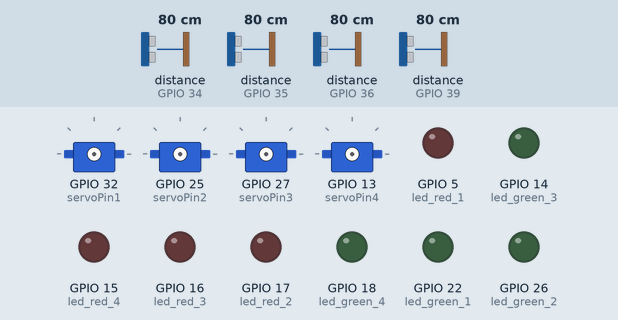
Recording of a sketch running on a simulated ESP32. Parts: 4 × servo, output pins drawn as LEDs (lit = HIGH). The test bench sets the inputs (shaded band); at power-on: distance to the obstacle (sensors on GPIO 34, GPIO 35, GPIO 36, GPIO 39) 80 cm. The echo pulse lasts 58.3 µs per cm; WiFi joins after 1.5 s; servers stay silent unless stated; uploads are accepted with an empty reply; what the sketch prints to the serial monitor is not drawn.

Above: at 0.1 s.
At 1.6 s:
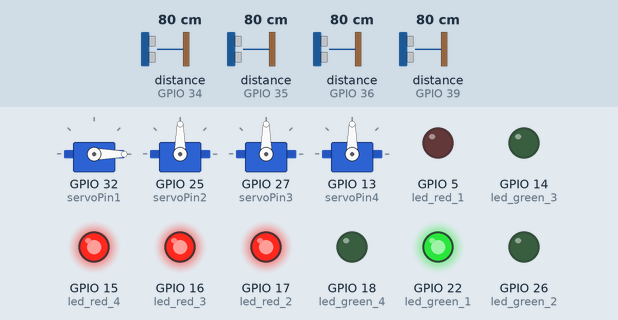
At 15.0 s:
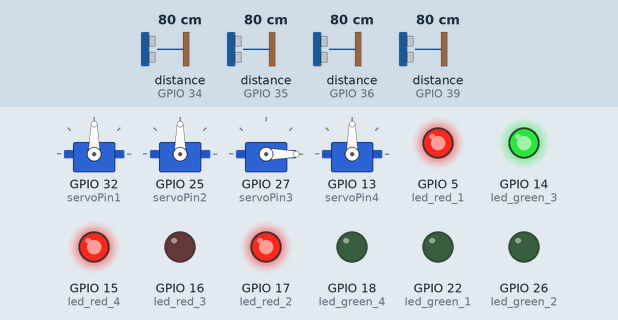
At 21.2 s:
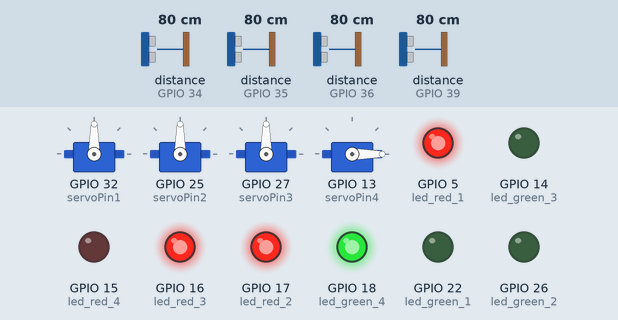
At 33.4 s:
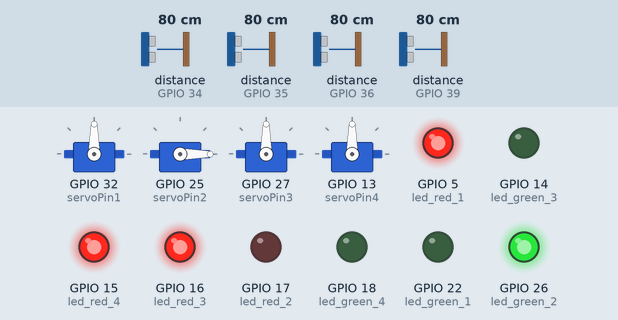
Timing chart, 0 to 40.0 s (numbered marks = the images above):
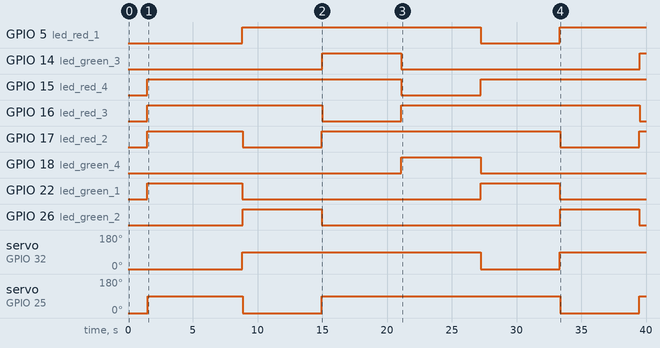

The sketch:

junction_1_final.ino
```cpp
#include "Ultrasonic.h"
#include "om2m.h"
#include <Servo.h>

int type = 1; // Type of circuit
// 1 - 4 junction with 4 ultrasonic sensors
// 0 - 3 junction with 3 ultrasonic sensors


const int trigPin1 = 23;  // Trigger pin for sensor 1
const int echoPin1 = 39;  // Echo pin for sensor 1

const int trigPin2 = 21;  // Trigger pin for sensor 2
const int echoPin2 = 34;  // Echo pin for sensor 2

const int trigPin3 = 19;  // Trigger pin for sensor 3
const int echoPin3 = 35;  // Echo pin for sensor 3

const int trigPin4 = 33;  // Trigger pin for sensor 4
const int echoPin4 = 36;  // Echo pin for sensor 4

const int led_red_1 = 5;
const int led_red_2 = 17;
const int led_red_3 = 16;
const int led_red_4 = 15;

const int led_green_1 = 22;
const int led_green_2 = 26;
const int led_green_3 = 14;
const int led_green_4 = 18;

const int servoPin1 = 32;  // Pin connected to the servo motor
const int servoPin2 = 25;  // Pin connected to the servo motor
const int servoPin3 = 27;  // Pin connected to the servo motor
const int servoPin4 = 13;  // Pin connected to the servo motor


Servo servo1;  // Create a servo object
Servo servo2;  // Create a servo object
Servo servo3;  // Create a servo object
Servo servo4;  // Create a servo object

typedef enum tl_status {
  RED = 0,
  GREEN
} tl_status_t;


Ultrasonic ultrasonic1(trigPin1,echoPin1);
Ultrasonic ultrasonic2(trigPin2,echoPin2);
Ultrasonic ultrasonic3(trigPin3,echoPin3);
Ultrasonic ultrasonic4(trigPin4,echoPin4);

int count_arr[4];  //count the number of cars per road
tl_status_t signal[4];  // 1 for green and 0 for red
int Timer[4];   // 0 for red and time remaining in millisecs for the green light
int light_index;
int multiplier;
int delay_per_read;
int threshold_time;
int flag_max_hit;

int servoPosition1 = 0;  // Initial position of the servo motor
int servoPosition2 = 0;  // Initial position of the servo motor
int servoPosition3 = 0;  // Initial position of the servo motor
int servoPosition4 = 0;  // Initial position of the servo motor

void setup() {
  Serial.begin(9600);

  WiFi.begin(MAIN_SSID, MAIN_PASS);
  while (WiFi.status() != WL_CONNECTED) {
    delay(500);
    Serial.print("#");
  }

  // Initialise pinmodes for all LEDS
  pinMode(led_red_1,OUTPUT);
  pinMode(led_red_2,OUTPUT);
  pinMode(led_red_3,OUTPUT);
  pinMode(led_red_4,OUTPUT);

  pinMode(led_green_1,OUTPUT);
  pinMode(led_green_2,OUTPUT);
  pinMode(led_green_3,OUTPUT);
  pinMode(led_green_4,OUTPUT);


  light_index = 0;

  for(int i = 1; i < 4; i++) Timer[i] = 0;
  for(int i = 1; i < 4; i++) signal[i] = RED;
  for(int i = 0; i < 4; i++) count_arr[i] = 0;

  Timer[light_index] = 5000;
  signal[light_index] = GREEN;
  multiplier = 1250;
  delay_per_read = 250;
  threshold_time = 30000;
  flag_max_hit = 0;
  type = 1;

  servo1.attach(servoPin1);  // Attach the servo to the specified pin
  servo1.write(servoPosition1);  // Set the initial position of the servo motor
  servo2.attach(servoPin2);  // Attach the servo to the specified pin
  servo2.write(servoPosition2);  // Set the initial position of the servo motor
  servo3.attach(servoPin3);  // Attach the servo to the specified pin
  servo3.write(servoPosition3);  // Set the initial position of the servo motor
  servo4.attach(servoPin4);  // Attach the servo to the specified pin
  servo4.write(servoPosition4);  // Set the initial position of the servo motor
}

void loop() {
  int a= digitalRead(led_green_1);
  int b= digitalRead(led_green_2);
  int c= digitalRead(led_green_3);
  int d= digitalRead(led_green_4);
  int arr2[]= {a, b, c, d};

  Serial.printf("LED red  : %d %d %d %d\n", digitalRead(led_red_1), digitalRead(led_red_2), digitalRead(led_red_3), digitalRead(led_red_4));
  Serial.printf("LED green: %d %d %d %d\n", digitalRead(led_green_1), digitalRead(led_green_2), digitalRead(led_green_3), digitalRead(led_green_4));

  int max_cars=threshold_time/multiplier;

  signal[light_index] = GREEN;

  switch (light_index) {
  case 0: {
    digitalWrite(led_red_1,LOW);
    digitalWrite(led_red_2,HIGH);
    digitalWrite(led_red_3,HIGH);
    digitalWrite(led_red_4,HIGH);
    servo1.write(0);  // Rotate the servo motor to the specified position
    servo2.write(90);  // Rotate the servo motor to the specified position
    servo3.write(90);  // Rotate the servo motor to the specified position
    servo4.write(90);  // Rotate the servo motor to the specified position

    digitalWrite(led_green_1,HIGH);
    digitalWrite(led_green_2,LOW);
    digitalWrite(led_green_3,LOW);
    digitalWrite(led_green_4,LOW);
    break;
  }
  case 1: {
    digitalWrite(led_red_1,HIGH);
    digitalWrite(led_red_2,LOW);
    digitalWrite(led_red_3,HIGH);
    digitalWrite(led_red_4,HIGH);
    servo1.write(90);  // Rotate the servo motor to the specified position
    servo2.write(0);  // Rotate the servo motor to the specified position
    servo3.write(90);  // Rotate the servo motor to the specified position
    servo4.write(90);  // Rotate the servo motor to the specified position
    digitalWrite(led_green_1,LOW);
    digitalWrite(led_green_2,HIGH);
    digitalWrite(led_green_3,LOW);
    digitalWrite(led_green_4,LOW);
    break;
  }
  case 2: {
    digitalWrite(led_red_1,HIGH);
    digitalWrite(led_red_2,HIGH);
    digitalWrite(led_red_3,LOW);
    digitalWrite(led_red_4,HIGH);
    servo1.write(90);  // Rotate the servo motor to the specified position
    servo2.write(90);  // Rotate the servo motor to the specified position
    servo3.write(0);  // Rotate the servo motor to the specified position
    servo4.write(90);  // Rotate the servo motor to the specified position
    digitalWrite(led_green_1,LOW);
    digitalWrite(led_green_2,LOW);
    digitalWrite(led_green_3,HIGH);
    digitalWrite(led_green_4,LOW);
    break;
  }
  case 3: {
    if (type == 3) break;
    digitalWrite(led_red_1,HIGH);
    digitalWrite(led_red_2,HIGH);
    digitalWrite(led_red_3,HIGH);
    digitalWrite(led_red_4,LOW);
    servo1.write(90);  // Rotate the servo motor to the specified position
    servo2.write(90);  // Rotate the servo motor to the specified position
    servo3.write(90);  // Rotate the servo motor to the specified position
    servo4.write(0);  // Rotate the servo motor to the specified position
    digitalWrite(led_green_1,LOW);
    digitalWrite(led_green_2,LOW);
    digitalWrite(led_green_3,LOW);
    digitalWrite(led_green_4,HIGH);
    break;
  }
  default: {
    Serial.println("Warning: Invalid junction number");
  }
  }


  /////// LED green trigger
  // If the junction is empty
  if (flag_max_hit < max_cars &&
      count_arr[light_index] > 0 &&
      count_arr[light_index] <= max_cars) {
    Timer[light_index] += (multiplier * count_arr[light_index]);
    flag_max_hit+=count_arr[light_index];
    count_arr[light_index] = 0;
  }
  // If junction still has cars
  else if(flag_max_hit < max_cars && count_arr[light_index] > max_cars ){
    Timer[light_index] += multiplier*max_cars;
    flag_max_hit+=count_arr[light_index];
    count_arr[light_index] -= max_cars;
  }

  Timer[light_index] -= 1;

  count_arr[0] += read_from_pin(ultrasonic1);
  count_arr[1] += read_from_pin(ultrasonic2);
  count_arr[2] += read_from_pin(ultrasonic3);
  if(type == 1)
    count_arr[3] += read_from_pin(ultrasonic4);

  // DEBUG PRINTS
  Serial.println("Count arr:-");
  Serial.println(count_arr[0]);
  Serial.println(count_arr[1]);
  Serial.println(count_arr[2]);
  if(type == 1) Serial.println(count_arr[3]);
  Serial.println();

  Serial.println("Timer:-");
  Serial.println(Timer[0]);
  Serial.println(Timer[1]);
  Serial.println(Timer[2]);
  if(type == 1)  Serial.println(Timer[3]);
  Serial.println();
  // END DEBUG PRINTS
  write_to_om2m(type, count_arr, arr2, "Junction-1/Data");

  if(Timer[light_index] <= 0) {
    // reset all signal variables
    signal[light_index] = RED;
    Timer[light_index] = 0;
    flag_max_hit = 0;

    switch (light_index) {
    case 0: {
      digitalWrite(led_green_1, LOW);
      digitalWrite(led_red_1, HIGH);
      servo1.write(90);  // Rotate the servo motor to the specified position
      break;
    }
    case 1: {
      digitalWrite(led_green_2, LOW);
      digitalWrite(led_red_2, HIGH);
      servo2.write(90);  // Rotate the servo motor to the specified position

      break;
    }
    case 2: {
      digitalWrite(led_green_3, LOW);
      digitalWrite(led_red_3, HIGH);
      servo3.write(90);  // Rotate the servo motor to the specified position

      break;
    }
    case 3: {
      digitalWrite(led_green_4, LOW);
      digitalWrite(led_red_4, HIGH);
      servo4.write(90);  // Rotate the servo motor to the specified position

      break;
    }
    default: {
      Serial.println("Warning: Invalid junction case");
    }
    }
      // Pedestrian Crossing

    if(type==1)
      light_index = (light_index + 1) % 4;
    else
      light_index = (light_index + 1) % 3;


    Serial.println("Light switching");
    Serial.println(light_index);

    if (Base_condition(count_arr))
      {
	Serial.println("Base condition is hit");
	Timer[light_index] = 5000;
      }
    signal[light_index] = GREEN;
  }

  if(type == 1)
    Timer[light_index] -= (delay_per_read*4);
  else
    Timer[light_index] -= (delay_per_read*3);

}

int read_from_pin (Ultrasonic sensor) {
   float distance = sensor.read();
  // Serial.println("read1");
  // Serial.println(distance);
  int val= (distance<=10);
  delay(delay_per_read);
  if(val == 1)
  return 1;
  else
  return 0;
}

int Base_condition(int* count_arr){
  int check = 1;
  if(type==1)
    {
      for(int i =0;i<4;i++)
	{
	  if(count_arr[i] != 0)
	    {
              check = 0;
              break;
	    }
	}
    }
  else
    {
      for(int i =0;i<3;i++)
	{
	  if(count_arr[i] != 0)
	    {
              check = 0;
              break;
	    }
	}
    }
  return check;
}
```

om2m.h
```cpp
#ifndef _HEADER_
#define _HEADER_

#include <HTTPClient.h>
#include <WiFi.h>
#include <time.h>

#define MAIN_SSID "hotspot"
#define MAIN_PASS "hotspots"
#define CSE_IP "192.168.228.183"

#define CSE_PORT 5089
#define OM2M_ORGIN "admin:admin"
#define OM2M_MN "/~/in-cse/in-name/"
#define OM2M_AE "Database"

long randNumber;

HTTPClient http;
void write_to_om2m(int trigger, int arr1[], int arr2[], char* OM2M_DATA_CONT);

void write_to_om2m(int trigger, int arr1[], int arr2[], char* OM2M_DATA_CONT) {
  int Car_1 = arr1[0];
  int Car_2 = arr1[1];
  int Car_3 = arr1[2];
  int Car_4 = arr1[3];
  int Signal_1 = arr2[0];
  int Signal_2 = arr2[1];
  int Signal_3 = arr2[2];
  int Signal_4 = arr2[3];
  String data;
  String server = "http://" + String() + CSE_IP + ":" + String() + CSE_PORT + String() + OM2M_MN;

  http.begin(server + String() + OM2M_AE + "/" + OM2M_DATA_CONT + "/");

  http.addHeader("X-M2M-Origin", OM2M_ORGIN);
  http.addHeader("Content-Type", "application/json;ty=4");
  http.addHeader("Content-Length", "100");

  if (trigger == 0) {
    data = "[" + String(Car_1) + ", " + String(Car_2) + ", " + String(Car_3) + ", " + String(Signal_1) + ", " + String(Signal_2) + ", " + String(Signal_3) + +"]";
  } else {
    data = "[" + String(Car_1) + ", " + String(Car_2) + ", " + String(Car_3) + ", " + String(Car_4) + ", " + String(Signal_1) + ", " + String(Signal_2) + ", " + String(Signal_3) + ", " + String(Signal_4) + +"]";
  }

  String req_data = String() + "{\"m2m:cin\": {"
                    + "\"con\": \"" + data + "\","

                    + "\"lbl\": \"" + "V1.0.0" + "\","

                    //+ "\"rn\": \"" + "cin_"+String(i++) + "\","

                    + "\"cnf\": \"text\""

                    + "}}";
  int code = http.POST(req_data);
  http.end();
  Serial.println(code);
}

#endif
```

Measured:
- by itself, GPIO 5 (led_red_1): LOW → HIGH at 8.8 s, → LOW 18.4 s later, → HIGH 6.1 s later
- by itself, GPIO 14 (led_green_3): LOW → HIGH at 15.0 s, → LOW 6.1 s later, → HIGH 18.4 s later
- by itself, GPIO 15 (led_red_4): LOW → HIGH at 1.5 s, → LOW 19.6 s later, → HIGH 6.1 s later
- by itself, GPIO 16 (led_red_3): LOW → HIGH at 1.5 s, → LOW 13.5 s later, → HIGH 6.1 s later, → LOW 18.4 s later
- by itself, GPIO 17 (led_red_2): goes HIGH 7.4 s, LOW 6.1 s, HIGH 18.4 s, LOW 6.1 s, then HIGH
- by itself, GPIO 18 (led_green_4): LOW → HIGH at 21.1 s, → LOW 6.1 s later
- by itself, GPIO 22 (led_green_1): LOW → HIGH at 1.5 s, → LOW 7.3 s later, → HIGH 18.4 s later, → LOW 6.1 s later
- by itself, GPIO 26 (led_green_2): alternates HIGH for 6.1 s and LOW for 18.4 s
